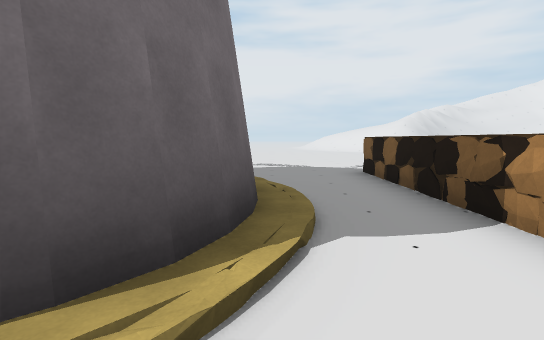
View 1 (above)

19 first-person views from a walk through a Unity game level. The camera is 1.5 m above the floor, tilts 6° down and sees 85° across. The floor is counted in squares, 2 m on a side. Each view is taken from the middle of a square. On the plan, view 1 faces up. The plan holds only what a view shows up to about 10 squares ahead; the rest is blank. The place goes on beyond the plan. The player is left out. Some animated figures are left out.

View 2
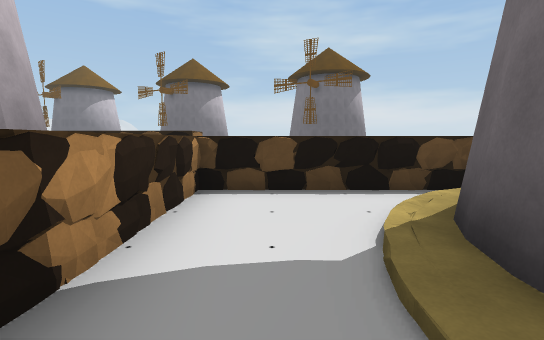

View 3
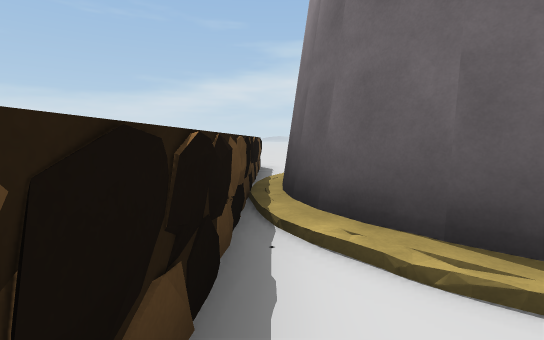

View 4
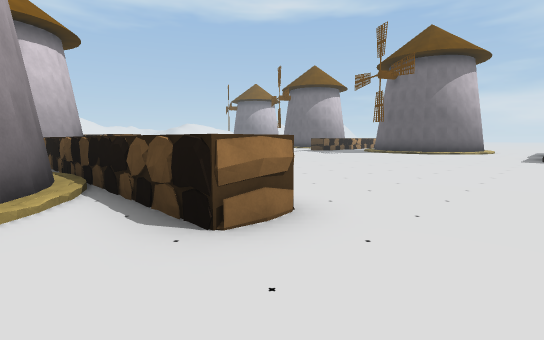

View 5
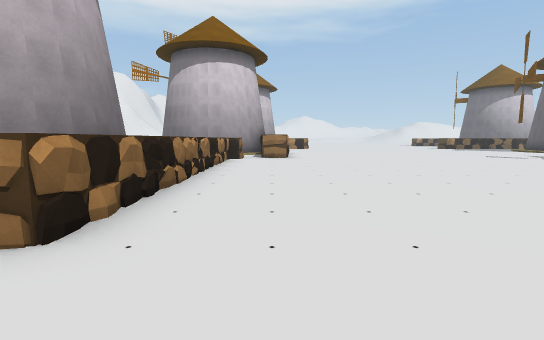

View 6
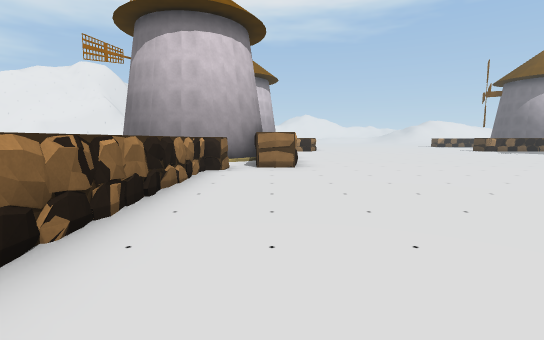

View 7
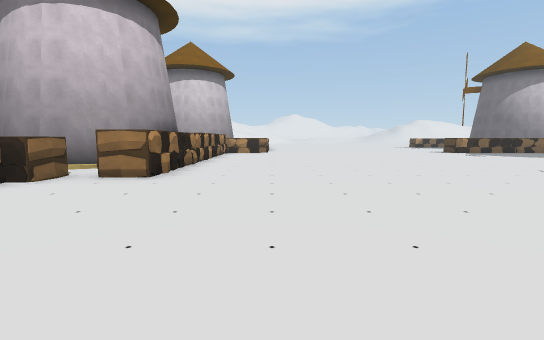

View 8
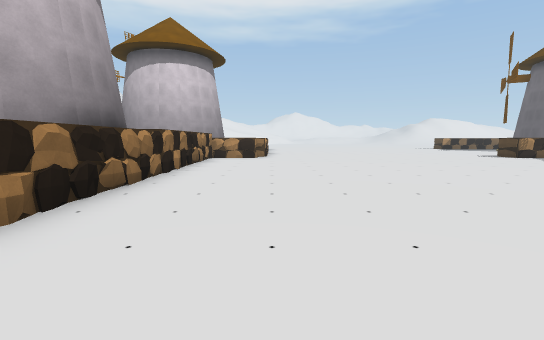

View 9
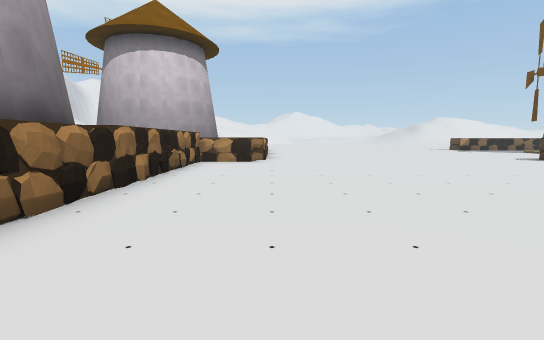

View 10
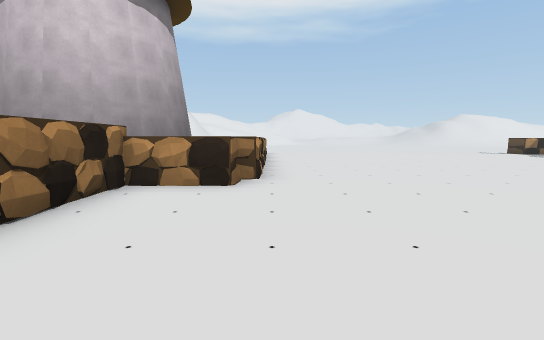

View 11
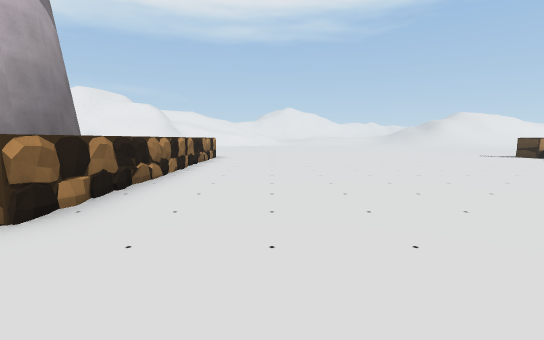

View 12
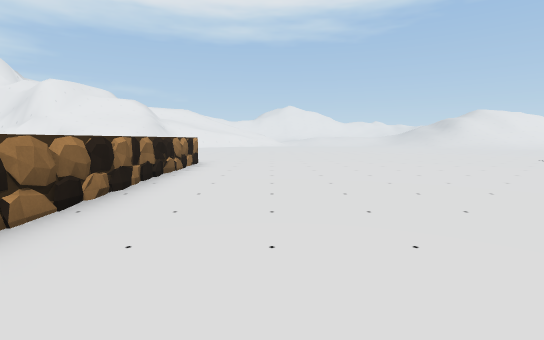

View 13
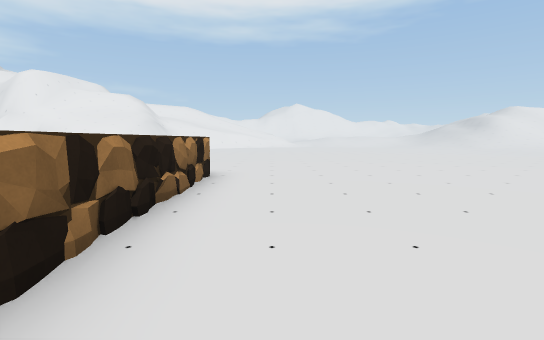

View 14
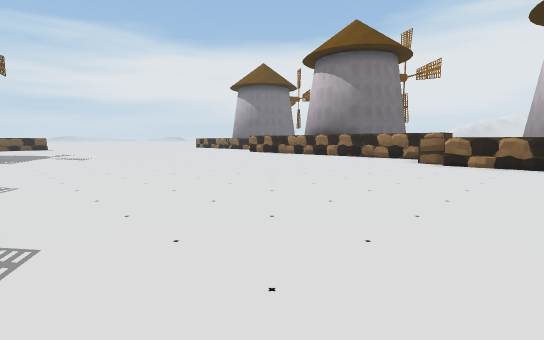

View 15
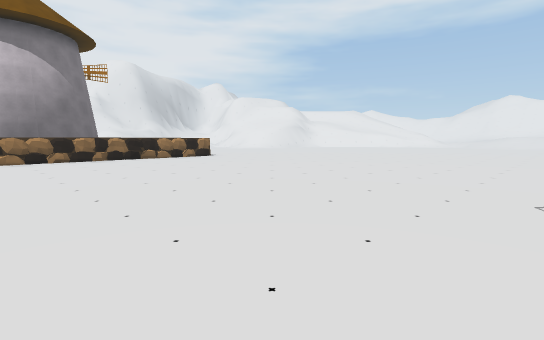

View 16
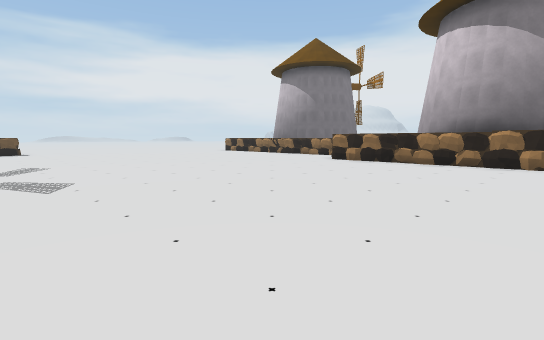

View 17
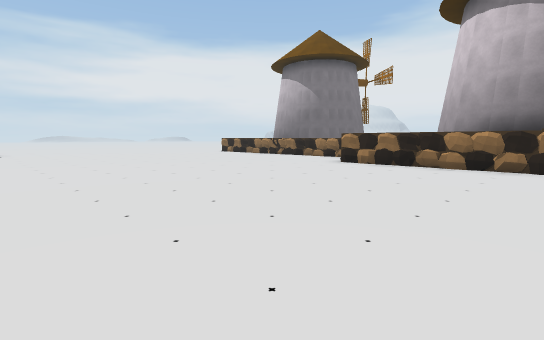

View 18
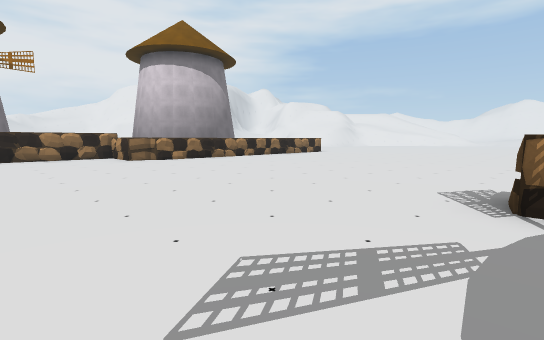

View 19
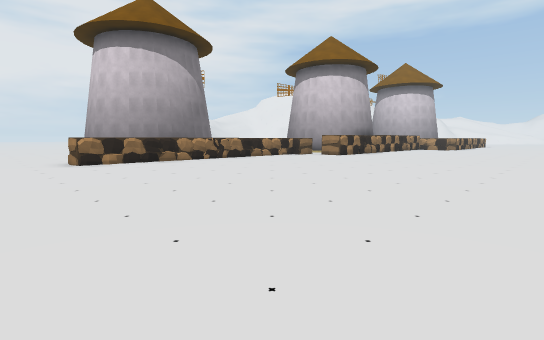

### Floor plan
Key: @ floor where view 1 was taken; # wall or solid block; x gap in a wall; . main floor; : floor 0.25 m higher than the main floor; / step, stairs or slope; = window, fence, low wall or low ledge; R rock.
Columns run from 9 left of view 1 to 27 right of it. Each row starts with its distance up from view 1.
 10          ....
  9          ....
  8          ...
  7          ..#
  6          ..#
  5          /.#
  4           .#
  3         ##.#
  2         #/.#
  1 ....#####/.#  #
  0 ....x/#:x@.#  #
 -1 ..R##=#=####  #
 -2 ...........#R #         ##
 -3 ............R#### #####  ####
 -4 ......................##
 -5 ......................R#   #####  ...
 -6 ......................R#####.........
 -7 .....................................
 -8 .....................................
 -9 .....................................
-10 .....................................
-11 .....................................
-12      ................................
-13         .............................
-14             .........................
-15                ......................
-16                   ....R  ............
-17                          ...........

Where each view was taken, in squares from view 1:
view 1: 0 up, 0 right, facing up
view 2: 4 up, 1 right, facing down
view 3: 0 up, 1 right, facing left
view 4: 1 up, 9 left, facing down-right
view 5: 3 down, 9 left, facing right
view 6: 3 down, 5 left, facing right
view 7: 6 down, 3 left, facing right
view 8: 6 down, 1 right, facing right
view 9: 6 down, 3 right, facing right
view 10: 6 down, 8 right, facing right
view 11: 8 down, 11 right, facing right
view 12: 8 down, 14 right, facing right
view 13: 7 down, 17 right, facing right
view 14: 15 down, 16 right, facing up-left
view 15: 17 down, 16 right, facing up-right
view 16: 13 down, 9 right, facing up-left
view 17: 12 down, 8 right, facing up-left
view 18: 16 down, 9 right, facing up-right
view 19: 11 down, 9 left, facing up-right
